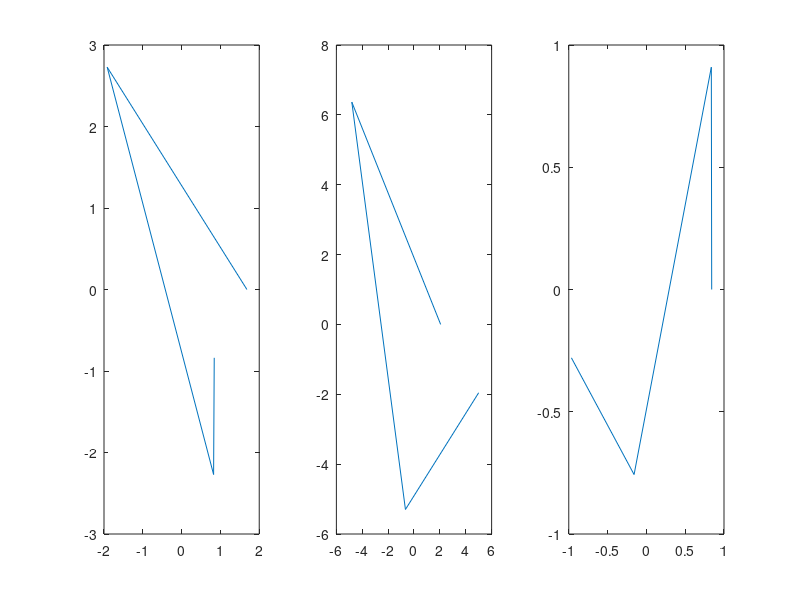

The MATLAB source for this figure:
%problema 1 laborator 2

x=0:2:2*pi
t=0:pi/20:2*pi;

subplot(1, 3, 1)
plot(2*sin(2*x+1), 3*sin(x))


subplot(1, 3, 2)
plot(5*sin(4*x+9), 7*sin(x))


subplot(1, 3, 3)
plot(sin(10*x+1), sin(x))

